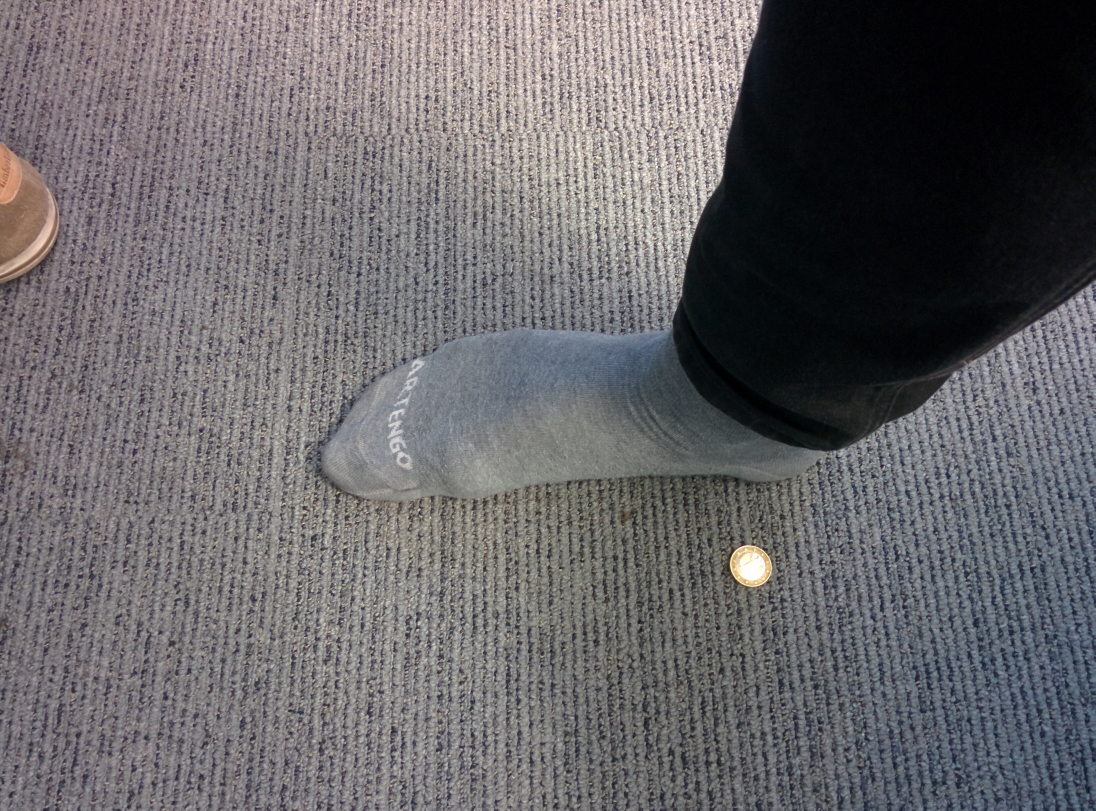
#> input picture images/test1_vertical.jpg, 3286 x 2432 px (shown at 1/3 size)
$ python open_cv_blogpost.py --image images/test1_vertical.jpg --width 1.0 --size 1.0   (older library calls are emulated)
#> lines starting #> are read from the running program, lines starting #| are printed output that depends on the picture; after the words box and inside, x2 and y2 are one past the last pixel; in counts of white or black regions, pixels touching at a corner belong together
# import the necessary packages
from scipy.spatial import distance as dist
from imutils import perspective
from imutils import contours
import numpy as np
import argparse
import imutils
import cv2


def midpoint(ptA, ptB):
    return ((ptA[0] + ptB[0]) * 0.5, (ptA[1] + ptB[1]) * 0.5)

# construct the argument parse and parse the arguments
ap = argparse.ArgumentParser()
ap.add_argument("-i", "--image", required=True,
                help="path to the input image")
ap.add_argument("-w", "--width", type=float, required=True,
                help="width of the left-most object in the image (in inches)")
ap.add_argument("-s", "--size", type=float, required=True,
                help="scale factor for resizing image")
args = vars(ap.parse_args())

# load the image, convert it to grayscale, and blur it slightly
image_raw = cv2.imread(args["image"])
#> image_raw is the input picture: shape (2432, 3286, 3); mean B, G, R 104.8, 102, 104.3
image_scaled = cv2.resize(image_raw, None, fx=args["size"], fy=args["size"], interpolation=cv2.INTER_CUBIC)

shape_padded = (image_scaled.shape[0] + 20, image_scaled.shape[1] + 20, image_scaled.shape[2])
#> shape_padded = (2452, 3306, 3)
image = np.ones(shape_padded, dtype='uint8') * int(np.median(image_scaled))
#> image: shape (2452, 3306, 3); every value is 116
image[10:-10, 10:-10, :] = image_scaled

gray = cv2.cvtColor(image, cv2.COLOR_BGR2GRAY)
gray = cv2.GaussianBlur(gray, (15, 15), 0)

# perform edge detection, then perform a dilation + erosion to
# close gaps in between object edges
edged = cv2.Canny(gray, 20, 60)
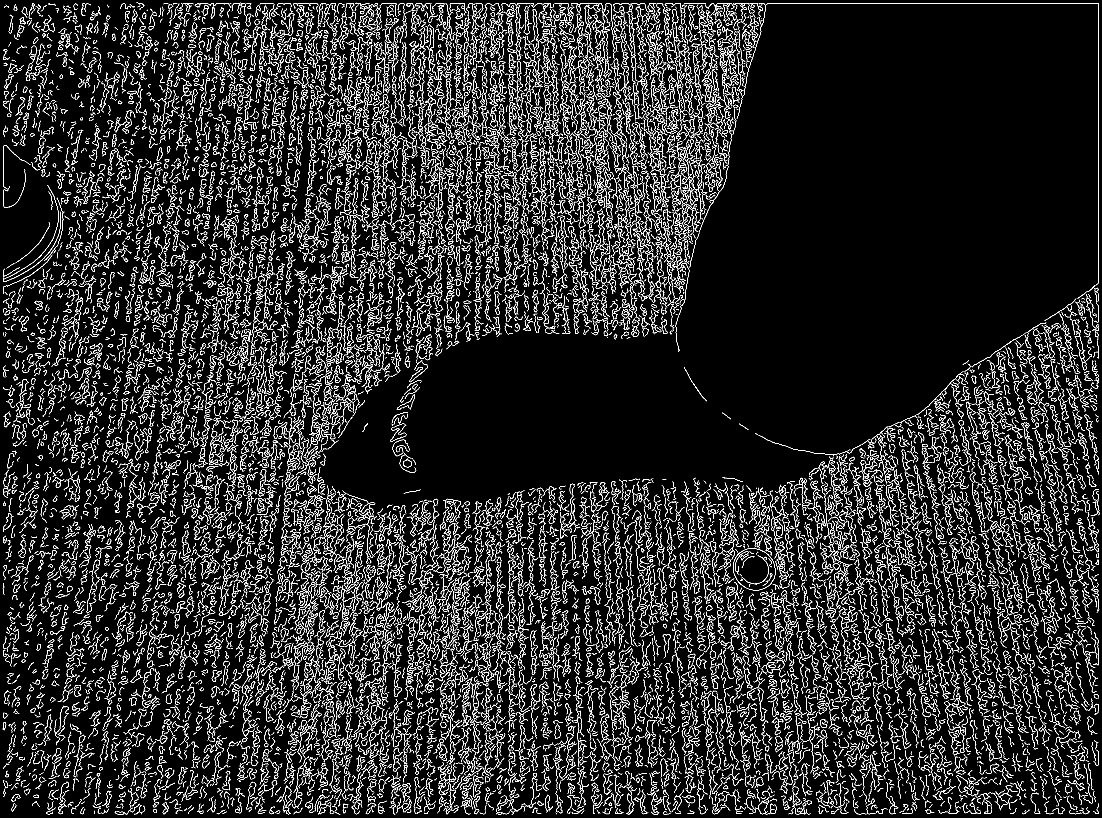
#> edged: shape (2452, 3306) (shown at 1/3 size); 7.1% white in thin lines or dots
edged = cv2.dilate(edged, None, iterations=10)
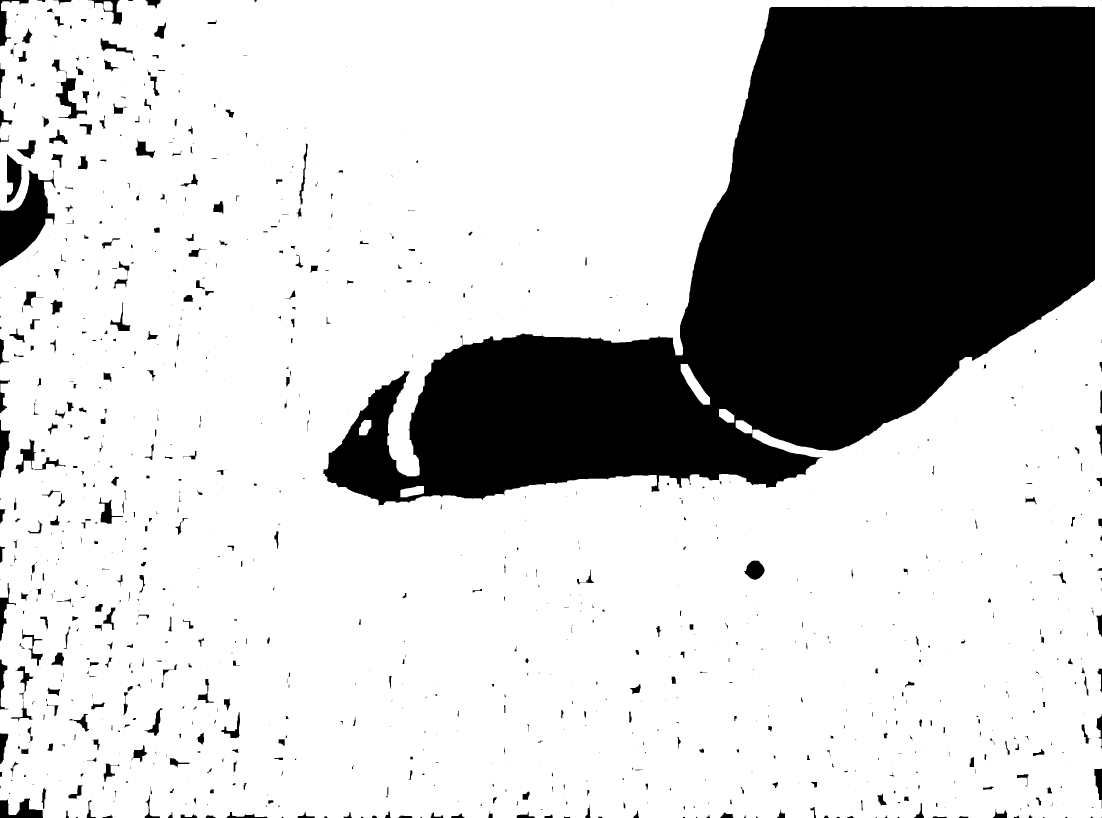
#> edged: shape (2452, 3306) (shown at 1/3 size); 76.6% white; 1021 black regions (476 under 20 px), largest, box (x1, y1, x2, y2) and area: (970, 20, 3285, 1518) 1742008, (0, 509, 166, 801) 23241, (21, 462, 69, 609) 4015
edged = cv2.erode(edged, None, iterations=10)
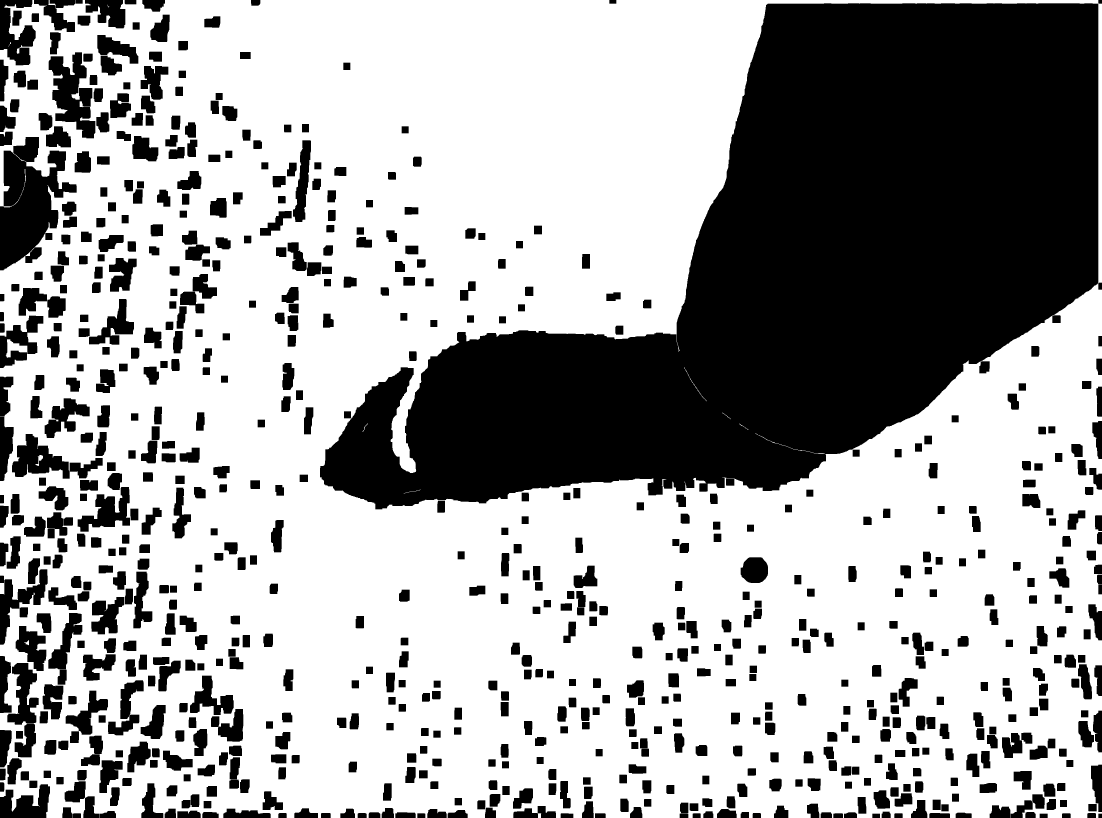
#> edged: shape (2452, 3306) (shown at 1/3 size); 65% white; 742 black regions

# find contours in the edge map
cnts = cv2.findContours(edged.copy(), cv2.RETR_EXTERNAL, cv2.CHAIN_APPROX_TC89_L1)
#> cnts = 4 contours, 2 with area under 20; largest, box (x1, y1, x2, y2) and area: (0, 0, 3306, 2452) 7906107, (61, 507, 77, 589) 42
cnts = cnts[0] if imutils.is_cv2() else cnts[1]

# import ipdb; ipdb.set_trace()

# sort the contours from left-to-right and initialize the
# 'pixels per metric' calibration variable
(cnts, _) = contours.sort_contours(cnts)
pixelsPerMetric = None

# loop over the contours individually
for c in cnts:
    # if the contour is not sufficiently large, ignore it
    if cv2.contourArea(c) < 10:
        continue

    # compute the rotated bounding box of the contour
    orig = image.copy()
    box = cv2.minAreaRect(c)
    box = cv2.cv.BoxPoints(box) if imutils.is_cv2() else cv2.boxPoints(box)
    box = np.array(box, dtype="int")

    # order the points in the contour such that they appear
    # in top-left, top-right, bottom-right, and bottom-left
    # order, then draw the outline of the rotated bounding
    # box
    box = perspective.order_points(box)
    cv2.drawContours(orig, [box.astype("int")], -1, (0, 255, 0), 2)
    cv2.drawContours(orig, c, -1, (0, 255, 0), 3)

    # loop over the original points and draw them
    for (x, y) in box:
        cv2.circle(orig, (int(x), int(y)), 5, (0, 0, 255), -1)
    # unpack the ordered bounding box, then compute the midpoint
    # between the top-left and top-right coordinates, followed by
    # the midpoint between bottom-left and bottom-right coordinates
    (tl, tr, br, bl) = box
    (tltrX, tltrY) = midpoint(tl, tr)
    (blbrX, blbrY) = midpoint(bl, br)

    # compute the midpoint between the top-left and top-right points,
    # followed by the midpoint between the top-righ and bottom-right
    (tlblX, tlblY) = midpoint(tl, bl)
    (trbrX, trbrY) = midpoint(tr, br)

    # draw the midpoints on the image
    cv2.circle(orig, (int(tltrX), int(tltrY)), 5, (255, 0, 0), -1)
    cv2.circle(orig, (int(blbrX), int(blbrY)), 5, (255, 0, 0), -1)
    cv2.circle(orig, (int(tlblX), int(tlblY)), 5, (255, 0, 0), -1)
    cv2.circle(orig, (int(trbrX), int(trbrY)), 5, (255, 0, 0), -1)

    # draw lines between the midpoints
    cv2.line(orig, (int(tltrX), int(tltrY)), (int(blbrX), int(blbrY)), (255, 0, 255), 2)
    cv2.line(orig, (int(tlblX), int(tlblY)), (int(trbrX), int(trbrY)), (255, 0, 255), 2)
    # compute the Euclidean distance between the midpoints
    dA = dist.euclidean((tltrX, tltrY), (blbrX, blbrY))
    dB = dist.euclidean((tlblX, tlblY), (trbrX, trbrY))

    # if the pixels per metric has not been initialized, then
    # compute it as the ratio of pixels to supplied metric
    # (in this case, inches)
    if pixelsPerMetric is None:
        pixelsPerMetric = dB / args["width"]
    # compute the size of the object
    dimA = dA / pixelsPerMetric
    dimB = dB / pixelsPerMetric

    # draw the object sizes on the image
    cv2.putText(orig, "{:.1f}in".format(dimA), (int(tltrX - 15), int(tltrY - 10)), cv2.FONT_HERSHEY_SIMPLEX, 0.65, (255, 255, 255), 2)
    cv2.putText(orig, "{:.1f}in".format(dimB), (int(trbrX + 10), int(trbrY)), cv2.FONT_HERSHEY_SIMPLEX, 0.65, (255, 255, 255), 2)

    # show the output image
    # cv2.namedWindow("Matches")
    # cv2.imshow("Matches", matchesImg)
    # cv2.waitKey()

    cv2.imshow("Image", orig)
    cv2.waitKey(0)
#> this loop made 4 passes
#> (tl, tr, br, bl, tltrX, tltrY, blbrX, blbrY) on pass 1: ([0, 0], [3305, 0], [3305, 2451], [0, 2451], 1652.5, 0, 1652.5, 2451)
#> (tl, tr, br, bl, tltrX, tltrY, blbrX, blbrY) on pass 3: ([61, 588], [75, 507], [81, 508], [67, 589], 68, 547.5, 74, 548.5)
#> pass 1, `cv2.imshow("Image", orig)`:
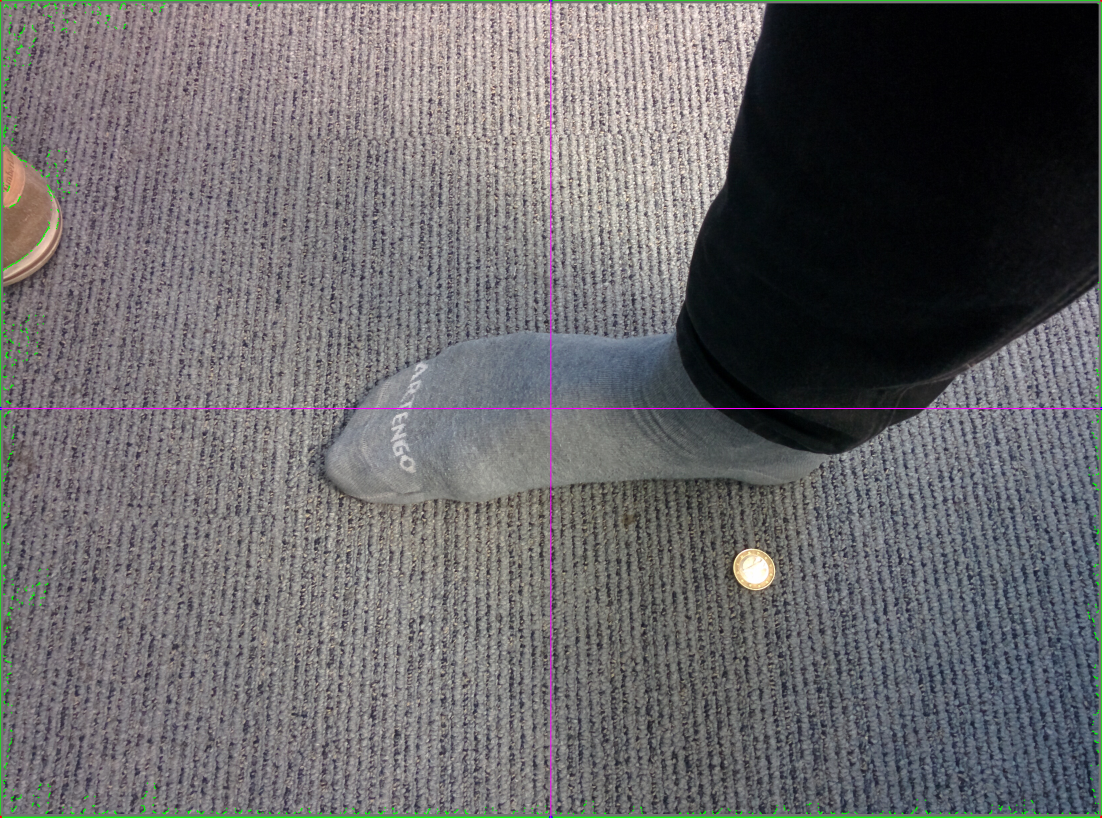
#> window 'Image': shape (2452, 3306, 3) (shown at 1/3 size); mean B, G, R 104.7, 102.7, 104.2
#> after the loop, pixelsPerMetric = 3305
